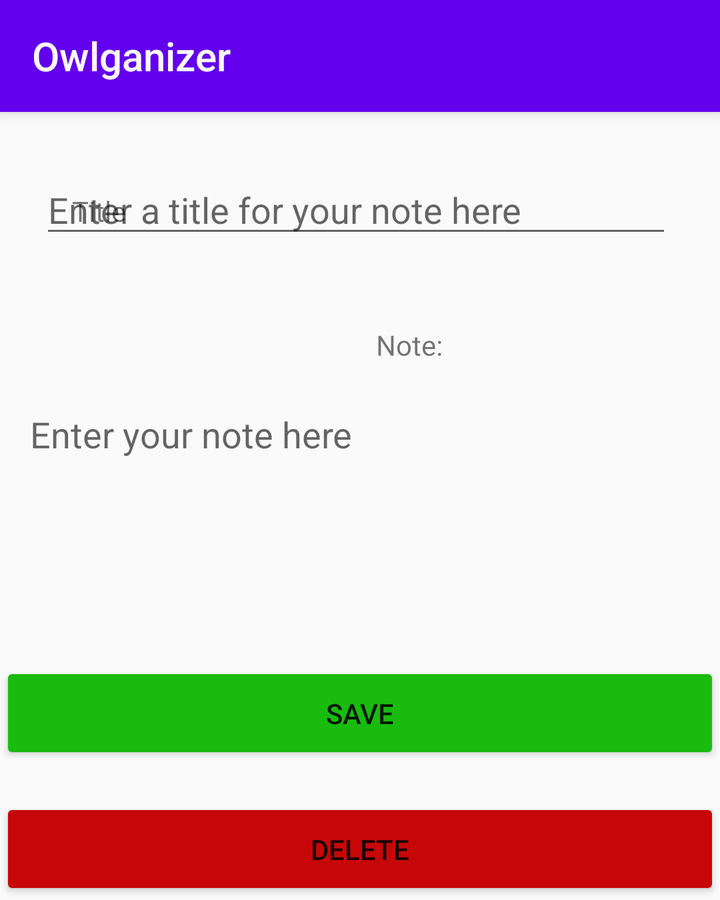
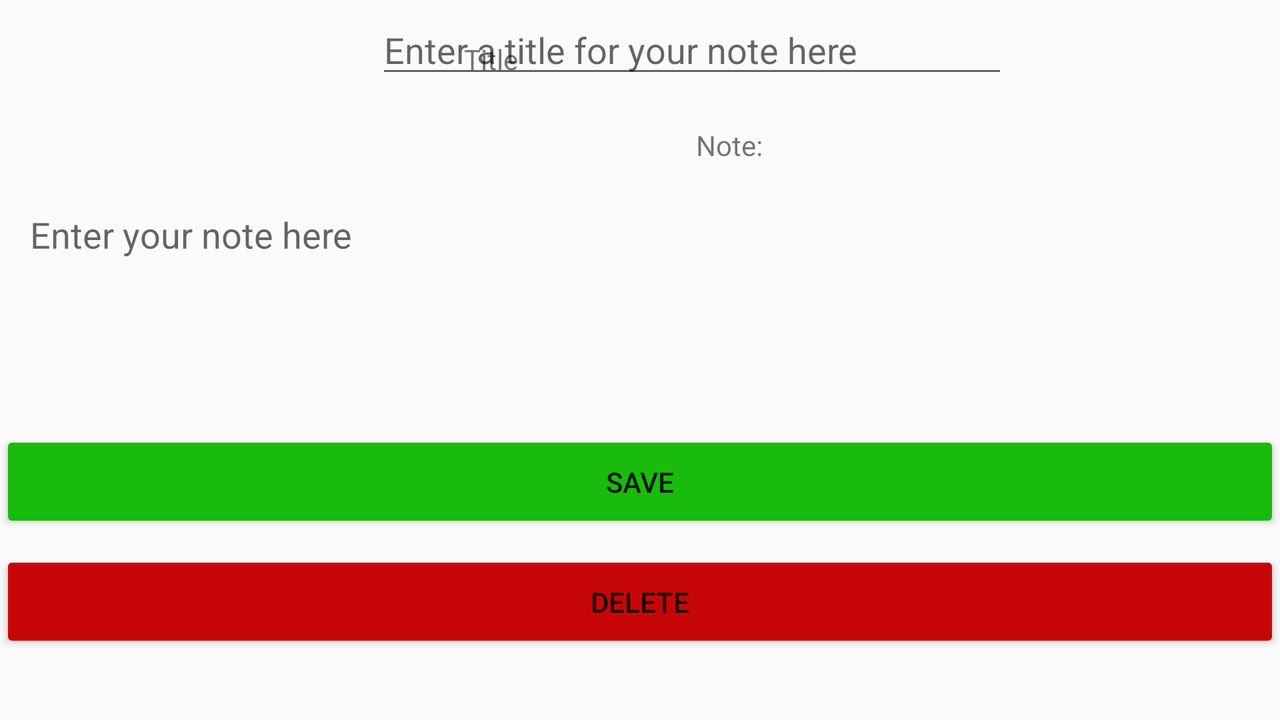

Two renders of one Android screen. The first uses the default layout on a phone; the second uses the alternative layout the repository ships for a different screen configuration, on a matching device. The two XML files are below.
<!-- AndroidManifest.xml: application theme AppTheme -->
<!-- res/layout/activity_note_detail.xml -->
<?xml version="1.0" encoding="utf-8"?>
<androidx.coordinatorlayout.widget.CoordinatorLayout
    xmlns:android="http://schemas.android.com/apk/res/android"
    xmlns:app="http://schemas.android.com/apk/res-auto"
    xmlns:tools="http://schemas.android.com/tools"
    tools:context=".activities.NewNoteActivity"
    android:layout_height="wrap_content"
    android:layout_width="match_parent">
    <com.google.android.material.appbar.AppBarLayout
        android:layout_width="match_parent"
        android:layout_height="wrap_content"
        android:theme="@style/ThemeOverlay.AppCompat.ActionBar"
        >

        <androidx.appcompat.widget.Toolbar
            android:id="@+id/note_detail_action_bar"
            android:layout_width="match_parent"
            android:layout_height="?attr/actionBarSize"
            android:background="@color/colorPrimary"
            android:elevation="4dp"
            android:theme="@style/ThemeOverlay.AppCompat.ActionBar"
            android:minHeight="?attr/actionBarSize"
            app:popupTheme="@style/ThemeOverlay.AppCompat.Light"
            app:title="@string/app_name"
            app:titleTextColor="#FBF9F9" />
    </com.google.android.material.appbar.AppBarLayout>
    <androidx.constraintlayout.widget.ConstraintLayout

        android:layout_width="match_parent"
        android:layout_height="match_parent"
        >

        <Button
            android:id="@+id/note_detail_save"
            android:layout_width="match_parent"
            android:layout_height="51dp"
            android:layout_marginTop="24dp"
            android:backgroundTint="#19BB0C"
            android:text="@string/button_save"
            app:layout_constraintEnd_toEndOf="parent"
            app:layout_constraintStart_toStartOf="parent"
            app:layout_constraintTop_toBottomOf="@+id/note_detail_body" />

        <Button
            android:id="@+id/note_detail_delete"
            android:layout_width="match_parent"
            android:layout_height="51dp"
            android:layout_marginTop="92dp"
            android:backgroundTint="#C70707"
            android:text="@string/button_delete"
            app:layout_constraintEnd_toEndOf="parent"
            app:layout_constraintHorizontal_bias="1.0"
            app:layout_constraintStart_toStartOf="parent"
            app:layout_constraintTop_toBottomOf="@+id/note_detail_body" />

        <TextView
            android:id="@+id/note_detail_body_label"
            android:layout_width="wrap_content"
            android:layout_height="wrap_content"
            android:layout_marginStart="188dp"
            android:layout_marginTop="48dp"
            android:text="@string/note_body_label"
            app:layout_constraintStart_toStartOf="parent"
            app:layout_constraintTop_toBottomOf="@+id/note_detail_title_label" />

        <EditText
            android:id="@+id/note_detail_title"
            android:layout_width="316dp"
            android:layout_height="40dp"
            android:layout_marginTop="84dp"
            android:layout_marginEnd="24dp"
            android:ems="10"
            android:hint="@string/note_detail_title_hint"
            android:inputType="textPersonName"
            app:layout_constraintEnd_toEndOf="parent"
            app:layout_constraintTop_toTopOf="parent" />

        <TextView
            android:id="@+id/note_detail_title_label"
            android:layout_width="wrap_content"
            android:layout_height="wrap_content"
            android:layout_marginStart="36dp"
            android:layout_marginTop="96dp"
            android:text="@string/title_label"
            app:layout_constraintStart_toStartOf="parent"
            app:layout_constraintTop_toTopOf="parent" />

        <EditText
            android:id="@+id/note_detail_body"
            android:layout_width="match_parent"
            android:layout_height="wrap_content"
            android:layout_marginTop="8dp"
            android:background="@android:color/transparent"
            android:ems="10"
            android:gravity="start|top"
            android:hint="@string/new_note_body_hint"
            android:inputType="textMultiLine"
            android:lines="8"
            android:maxLines="10"
            android:minLines="4"
            android:padding="15dp"
            android:scrollbars="vertical"
            app:layout_constraintEnd_toEndOf="parent"
            app:layout_constraintHorizontal_bias="0.0"
            app:layout_constraintStart_toStartOf="parent"
            app:layout_constraintTop_toBottomOf="@+id/note_detail_body_label" />

    </androidx.constraintlayout.widget.ConstraintLayout>
</androidx.coordinatorlayout.widget.CoordinatorLayout>
<!-- resources referenced by this layout -->
<resources>
  <color name="colorPrimary">#6200EE</color>
  <string name="app_name">Owlganizer</string>
  <string name="button_delete">Delete</string>
  <string name="button_save">Save</string>
  <string name="new_note_body_hint">Enter your note here</string>
  <string name="note_body_label">Note:</string>
  <string name="note_detail_title_hint">Enter a title for your note here</string>
  <string name="title_label">Title</string>
  <style name="AppTheme" parent="Theme.AppCompat.Light.DarkActionBar">
          
          <item name="colorPrimary">@color/colorPrimary</item>
          <item name="colorPrimaryDark">@color/colorPrimaryDark</item>
          <item name="colorAccent">@color/colorAccent</item>
      </style>
  <color name="colorPrimaryDark">#3700B3</color>
  <color name="colorAccent">#03DAC5</color>
</resources>
<!-- res/layout-land/activity_note_detail.xml (the repository's variant of the layout above) -->
<!-- drawn on the phone turned sideways -->
<?xml version="1.0" encoding="utf-8"?>
<androidx.constraintlayout.widget.ConstraintLayout xmlns:android="http://schemas.android.com/apk/res/android"
    xmlns:app="http://schemas.android.com/apk/res-auto"
    xmlns:tools="http://schemas.android.com/tools"
    android:layout_width="match_parent"
    android:layout_height="match_parent"
    tools:context=".activities.NewNoteActivity">

    <Button
        android:id="@+id/note_detail_save"
        android:layout_width="match_parent"
        android:layout_height="51dp"
        android:layout_marginTop="8dp"
        android:backgroundTint="#19BB0C"
        android:text="@string/button_save"
        app:layout_constraintEnd_toEndOf="parent"
        app:layout_constraintHorizontal_bias="0.0"
        app:layout_constraintStart_toStartOf="parent"
        app:layout_constraintTop_toBottomOf="@+id/note_detail_body" />

    <Button
        android:id="@+id/note_detail_delete"
        android:layout_width="match_parent"
        android:layout_height="51dp"
        android:layout_marginTop="68dp"
        android:backgroundTint="#C70707"
        android:text="@string/button_delete"
        app:layout_constraintEnd_toEndOf="parent"
        app:layout_constraintHorizontal_bias="0.0"
        app:layout_constraintStart_toStartOf="parent"
        app:layout_constraintTop_toBottomOf="@+id/note_detail_body" />

    <TextView
        android:id="@+id/note_detail_body_label"
        android:layout_width="wrap_content"
        android:layout_height="wrap_content"
        android:layout_marginStart="348dp"
        android:layout_marginTop="24dp"
        android:text="@string/note_body_label"
        app:layout_constraintStart_toStartOf="parent"
        app:layout_constraintTop_toBottomOf="@+id/note_detail_title_label" />

    <EditText
        android:id="@+id/note_detail_title"
        android:layout_width="316dp"
        android:layout_height="40dp"
        android:layout_marginTop="4dp"
        android:layout_marginEnd="136dp"
        android:ems="10"
        android:hint="@string/note_detail_title_hint"
        android:inputType="textPersonName"
        app:layout_constraintEnd_toEndOf="parent"
        app:layout_constraintTop_toTopOf="parent" />

    <TextView
        android:id="@+id/note_detail_title_label"
        android:layout_width="wrap_content"
        android:layout_height="wrap_content"
        android:layout_marginStart="232dp"
        android:layout_marginTop="20dp"
        android:text="@string/title_label"
        app:layout_constraintStart_toStartOf="parent"
        app:layout_constraintTop_toTopOf="parent" />

    <EditText
        android:id="@+id/note_detail_body"
        android:layout_width="match_parent"
        android:layout_height="wrap_content"
        android:layout_marginTop="8dp"
        android:background="@android:color/transparent"
        android:ems="10"
        android:gravity="start|top"
        android:hint="@string/new_note_body_hint"
        android:inputType="textMultiLine"
        android:lines="8"
        android:maxLines="10"
        android:minLines="4"
        android:padding="15dp"
        android:scrollbars="vertical"
        app:layout_constraintEnd_toEndOf="parent"
        app:layout_constraintHorizontal_bias="0.0"
        app:layout_constraintStart_toStartOf="parent"
        app:layout_constraintTop_toBottomOf="@+id/note_detail_body_label" />

</androidx.constraintlayout.widget.ConstraintLayout>
<!-- resources referenced by the variant -->
<!-- as the phone turned sideways resolves them -->
<resources>
  <string name="button_delete">Delete</string>
  <string name="button_save">Save</string>
  <string name="new_note_body_hint">Enter your note here</string>
  <string name="note_body_label">Note:</string>
  <string name="note_detail_title_hint">Enter a title for your note here</string>
  <string name="title_label">Title</string>
  <style name="AppTheme" parent="Theme.AppCompat.Light.DarkActionBar">
          
          <item name="colorPrimary">@color/colorPrimary</item>
          <item name="colorPrimaryDark">@color/colorPrimaryDark</item>
          <item name="colorAccent">@color/colorAccent</item>
      </style>
  <color name="colorPrimary">#6200EE</color>
  <color name="colorPrimaryDark">#3700B3</color>
  <color name="colorAccent">#03DAC5</color>
</resources>
